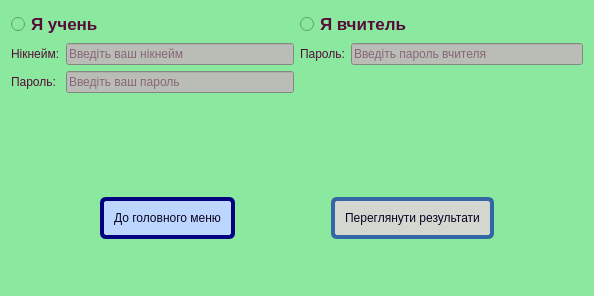
<?xml version="1.0" encoding="UTF-8"?>
<ui version="4.0">
 <class>ResultsForm</class>
 <widget class="QDialog" name="ResultsForm">
  <property name="geometry">
   <rect>
    <x>0</x>
    <y>0</y>
    <width>594</width>
    <height>296</height>
   </rect>
  </property>
  <property name="windowTitle">
   <string>Dialog</string>
  </property>
  <property name="styleSheet">
   <string notr="true">background-color: rgb(139,233,159);
color: rgb(85, 13, 57);



</string>
  </property>
  <layout class="QVBoxLayout" name="verticalLayout_4">
   <item>
    <layout class="QVBoxLayout" name="verticalLayout_3">
     <item>
      <layout class="QHBoxLayout" name="horizontalLayout_2">
       <item>
        <layout class="QVBoxLayout" name="verticalLayout_2">
         <item>
          <widget class="QRadioButton" name="studentButton">
           <property name="font">
            <font>
             <pointsize>13</pointsize>
             <weight>75</weight>
             <bold>true</bold>
            </font>
           </property>
           <property name="text">
            <string>Я учень</string>
           </property>
          </widget>
         </item>
         <item>
          <layout class="QFormLayout" name="formLayout_2">
           <item row="0" column="0">
            <widget class="QLabel" name="nickLabel">
             <property name="text">
              <string>Нікнейм:</string>
             </property>
            </widget>
           </item>
           <item row="0" column="1">
            <widget class="QLineEdit" name="nickEdit">
             <property name="enabled">
              <bool>false</bool>
             </property>
             <property name="styleSheet">
              <string notr="true">QLineEdit:disabled{
		background-color: rgb(186, 189, 182);
}
 QLineEdit:enabled{
	
	background-color: rgb(238, 238, 236);
}

*[valid=&quot;true&quot;]{
background-color: white;
border: 2px solid;
border-color: green;
}

*[valid=&quot;false&quot;]{
background-color: white;
border: 2px solid;
border-color: red;
}</string>
             </property>
             <property name="text">
              <string/>
             </property>
             <property name="placeholderText">
              <string>Введіть ваш нікнейм</string>
             </property>
            </widget>
           </item>
           <item row="1" column="0">
            <widget class="QLabel" name="passwordlabel">
             <property name="text">
              <string>Пароль:</string>
             </property>
            </widget>
           </item>
           <item row="1" column="1">
            <widget class="QLineEdit" name="passwordEdit">
             <property name="enabled">
              <bool>false</bool>
             </property>
             <property name="styleSheet">
              <string notr="true">QLineEdit:disabled{
		background-color: rgb(186, 189, 182);
}
 QLineEdit:enabled{
	
	background-color: rgb(238, 238, 236);
}

*[valid=&quot;true&quot;]{
background-color: white;
border: 2px solid;
border-color: green;
}

*[valid=&quot;false&quot;]{
background-color: white;
border: 2px solid;
border-color: red;
}</string>
             </property>
             <property name="echoMode">
              <enum>QLineEdit::Password</enum>
             </property>
             <property name="placeholderText">
              <string>Введіть ваш пароль</string>
             </property>
            </widget>
           </item>
          </layout>
         </item>
        </layout>
       </item>
       <item>
        <layout class="QVBoxLayout" name="verticalLayout">
         <item>
          <widget class="QRadioButton" name="teacherButton">
           <property name="font">
            <font>
             <pointsize>13</pointsize>
             <weight>75</weight>
             <bold>true</bold>
            </font>
           </property>
           <property name="text">
            <string>Я вчитель</string>
           </property>
          </widget>
         </item>
         <item>
          <layout class="QFormLayout" name="formLayout">
           <item row="0" column="0">
            <widget class="QLabel" name="passwordlabel_2">
             <property name="text">
              <string>Пароль:</string>
             </property>
            </widget>
           </item>
           <item row="0" column="1">
            <widget class="QLineEdit" name="passwordEdit_2">
             <property name="enabled">
              <bool>false</bool>
             </property>
             <property name="font">
              <font>
               <strikeout>false</strikeout>
              </font>
             </property>
             <property name="styleSheet">
              <string notr="true">QLineEdit:disabled{
		background-color: rgb(186, 189, 182);
}
 QLineEdit:enabled{
	
	background-color: rgb(238, 238, 236);
}

*[valid=&quot;true&quot;]{
background-color: white;
border: 2px solid green;
}

*[valid=&quot;false&quot;]{
background-color: white;
border: 2px solid red;
}

*[default=&quot;true&quot;]{
background-color: white;

}</string>
             </property>
             <property name="echoMode">
              <enum>QLineEdit::Password</enum>
             </property>
             <property name="placeholderText">
              <string>Введіть пароль вчителя</string>
             </property>
            </widget>
           </item>
          </layout>
         </item>
        </layout>
       </item>
      </layout>
     </item>
     <item>
      <widget class="QLabel" name="label">
       <property name="styleSheet">
        <string notr="true">color: rgb(204, 0, 0);</string>
       </property>
       <property name="text">
        <string/>
       </property>
       <property name="alignment">
        <set>Qt::AlignCenter</set>
       </property>
      </widget>
     </item>
    </layout>
   </item>
   <item>
    <layout class="QHBoxLayout" name="horizontalLayout">
     <item>
      <widget class="QLabel" name="label_2">
       <property name="text">
        <string/>
       </property>
      </widget>
     </item>
     <item>
      <widget class="QPushButton" name="backButton">
       <property name="styleSheet">
        <string notr="true">QPushButton:hover{
border-width: 0px;
border-radius: 20%;
}
QPushButton {
padding: 30px;
border: 4px solid;
	border-color: rgb(52, 101, 164);
border-radius: 6px;
	background-color: rgb(189, 214, 254);
	color: rgb(9, 4, 32);
padding: 10px;
outline: none;
}

QPushButton:flat {
border: none; 
}

QPushButton:default {
border-color: navy; 
}</string>
       </property>
       <property name="text">
        <string>До головного меню</string>
       </property>
      </widget>
     </item>
     <item>
      <widget class="QLabel" name="emptylabel">
       <property name="text">
        <string/>
       </property>
      </widget>
     </item>
     <item>
      <widget class="QPushButton" name="resultsButton">
       <property name="enabled">
        <bool>false</bool>
       </property>
       <property name="styleSheet">
        <string notr="true">QPushButton:hover{
	border-width: 0px;
	border-radius: 20%;
}
QPushButton {
	border: 4px solid;
	border-color: rgb(52, 101, 164);
	border-radius: 6px;
	background-color: rgb(189, 214, 254);
	color: rgb(9, 4, 32);
	padding: 10px;
	outline: none;
}

QPushButton:flat {
	border: none; 
}

QPushButton:default {
border-color: rgb(92, 53, 102);
}

QPushButton:disabled{
background-color: rgb(211, 215, 207);
}</string>
       </property>
       <property name="text">
        <string>Переглянути результати</string>
       </property>
      </widget>
     </item>
     <item>
      <widget class="QLabel" name="label_3">
       <property name="text">
        <string/>
       </property>
      </widget>
     </item>
    </layout>
   </item>
  </layout>
 </widget>
 <resources/>
 <connections>
  <connection>
   <sender>backButton</sender>
   <signal>clicked()</signal>
   <receiver>ResultsForm</receiver>
   <slot>reject()</slot>
   <hints>
    <hint type="sourcelabel">
     <x>173</x>
     <y>253</y>
    </hint>
    <hint type="destinationlabel">
     <x>320</x>
     <y>145</y>
    </hint>
   </hints>
  </connection>
 </connections>
</ui>
